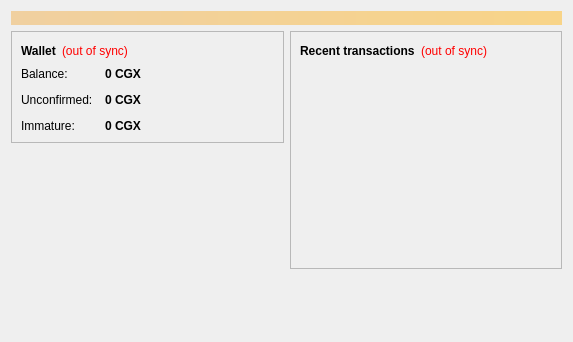
<?xml version="1.0" encoding="UTF-8"?>
<ui version="4.0">
 <class>OverviewPage</class>
 <widget class="QWidget" name="OverviewPage">
  <property name="geometry">
   <rect>
    <x>0</x>
    <y>0</y>
    <width>573</width>
    <height>342</height>
   </rect>
  </property>
  <property name="windowTitle">
   <string>Form</string>
  </property>
  <layout class="QVBoxLayout" name="topLayout">
   <item>
    <widget class="QLabel" name="labelAlerts">
     <property name="visible">
      <bool>false</bool>
     </property>
     <property name="styleSheet">
      <string notr="true">background-color: qlineargradient(x1: 0, y1: 0, x2: 1, y2: 0, stop:0 #F0D0A0, stop:1 #F8D488); color:#000000;</string>
     </property>
     <property name="wordWrap">
      <bool>true</bool>
     </property>
     <property name="margin">
      <number>3</number>
     </property>
    </widget>
   </item>
   <item>
    <layout class="QHBoxLayout" name="horizontalLayout" stretch="1,1">
     <item>
      <layout class="QVBoxLayout" name="verticalLayout_2">
       <item>
        <widget class="QFrame" name="frame">
         <property name="frameShape">
          <enum>QFrame::StyledPanel</enum>
         </property>
         <property name="frameShadow">
          <enum>QFrame::Raised</enum>
         </property>
         <layout class="QVBoxLayout" name="verticalLayout_4">
          <item>
           <layout class="QHBoxLayout" name="horizontalLayout_4">
            <item>
             <widget class="QLabel" name="label_5">
              <property name="font">
               <font>
                <weight>75</weight>
                <bold>true</bold>
               </font>
              </property>
              <property name="text">
               <string>Wallet</string>
              </property>
             </widget>
            </item>
            <item>
             <widget class="QLabel" name="labelWalletStatus">
              <property name="toolTip">
               <string>The displayed information may be out of date. Your wallet automatically synchronizes with the Cgxcoin network after a connection is established, but this process has not completed yet.</string>
              </property>
              <property name="styleSheet">
               <string notr="true">QLabel { color: red; }</string>
              </property>
              <property name="text">
               <string notr="true">(out of sync)</string>
              </property>
              <property name="alignment">
               <set>Qt::AlignLeading|Qt::AlignLeft|Qt::AlignVCenter</set>
              </property>
             </widget>
            </item>
            <item>
             <spacer name="horizontalSpacer_2">
              <property name="orientation">
               <enum>Qt::Horizontal</enum>
              </property>
              <property name="sizeHint" stdset="0">
               <size>
                <width>40</width>
                <height>20</height>
               </size>
              </property>
             </spacer>
            </item>
           </layout>
          </item>
          <item>
           <layout class="QFormLayout" name="formLayout_2">
            <property name="fieldGrowthPolicy">
             <enum>QFormLayout::AllNonFixedFieldsGrow</enum>
            </property>
            <property name="horizontalSpacing">
             <number>12</number>
            </property>
            <property name="verticalSpacing">
             <number>12</number>
            </property>
            <item row="0" column="0">
             <widget class="QLabel" name="label">
              <property name="text">
               <string>Balance:</string>
              </property>
             </widget>
            </item>
            <item row="0" column="1">
             <widget class="QLabel" name="labelBalance">
              <property name="font">
               <font>
                <weight>75</weight>
                <bold>true</bold>
               </font>
              </property>
              <property name="cursor">
               <cursorShape>IBeamCursor</cursorShape>
              </property>
              <property name="toolTip">
               <string>Your current balance</string>
              </property>
              <property name="text">
               <string notr="true">0 CGX</string>
              </property>
              <property name="textInteractionFlags">
               <set>Qt::LinksAccessibleByMouse|Qt::TextSelectableByKeyboard|Qt::TextSelectableByMouse</set>
              </property>
             </widget>
            </item>
            <item row="1" column="0">
             <widget class="QLabel" name="label_3">
              <property name="text">
               <string>Unconfirmed:</string>
              </property>
             </widget>
            </item>
            <item row="1" column="1">
             <widget class="QLabel" name="labelUnconfirmed">
              <property name="font">
               <font>
                <weight>75</weight>
                <bold>true</bold>
               </font>
              </property>
              <property name="cursor">
               <cursorShape>IBeamCursor</cursorShape>
              </property>
              <property name="toolTip">
               <string>Total of transactions that have yet to be confirmed, and do not yet count toward the current balance</string>
              </property>
              <property name="text">
               <string notr="true">0 CGX</string>
              </property>
              <property name="textInteractionFlags">
               <set>Qt::LinksAccessibleByMouse|Qt::TextSelectableByKeyboard|Qt::TextSelectableByMouse</set>
              </property>
             </widget>
            </item>
            <item row="2" column="0">
             <widget class="QLabel" name="labelImmatureText">
              <property name="text">
               <string>Immature:</string>
              </property>
             </widget>
            </item>
            <item row="2" column="1">
             <widget class="QLabel" name="labelImmature">
              <property name="font">
               <font>
                <weight>75</weight>
                <bold>true</bold>
               </font>
              </property>
              <property name="toolTip">
               <string>Mined balance that has not yet matured</string>
              </property>
              <property name="text">
               <string notr="true">0 CGX</string>
              </property>
              <property name="textInteractionFlags">
               <set>Qt::LinksAccessibleByMouse|Qt::TextSelectableByKeyboard|Qt::TextSelectableByMouse</set>
              </property>
             </widget>
            </item>
           </layout>
          </item>
         </layout>
        </widget>
       </item>
       <item>
        <spacer name="verticalSpacer">
         <property name="orientation">
          <enum>Qt::Vertical</enum>
         </property>
         <property name="sizeHint" stdset="0">
          <size>
           <width>20</width>
           <height>40</height>
          </size>
         </property>
        </spacer>
       </item>
      </layout>
     </item>
     <item>
      <layout class="QVBoxLayout" name="verticalLayout_3">
       <item>
        <widget class="QFrame" name="frame_2">
         <property name="frameShape">
          <enum>QFrame::StyledPanel</enum>
         </property>
         <property name="frameShadow">
          <enum>QFrame::Raised</enum>
         </property>
         <layout class="QVBoxLayout" name="verticalLayout">
          <item>
           <layout class="QHBoxLayout" name="horizontalLayout_2">
            <item>
             <widget class="QLabel" name="label_4">
              <property name="text">
               <string>&lt;b&gt;Recent transactions&lt;/b&gt;</string>
              </property>
             </widget>
            </item>
            <item>
             <widget class="QLabel" name="labelTransactionsStatus">
              <property name="toolTip">
               <string>The displayed information may be out of date. Your wallet automatically synchronizes with the Cgxcoin network after a connection is established, but this process has not completed yet.</string>
              </property>
              <property name="styleSheet">
               <string notr="true">QLabel { color: red; }</string>
              </property>
              <property name="text">
               <string notr="true">(out of sync)</string>
              </property>
              <property name="alignment">
               <set>Qt::AlignRight|Qt::AlignTrailing|Qt::AlignVCenter</set>
              </property>
             </widget>
            </item>
            <item>
             <spacer name="horizontalSpacer">
              <property name="orientation">
               <enum>Qt::Horizontal</enum>
              </property>
              <property name="sizeHint" stdset="0">
               <size>
                <width>40</width>
                <height>20</height>
               </size>
              </property>
             </spacer>
            </item>
           </layout>
          </item>
          <item>
           <widget class="QListView" name="listTransactions">
            <property name="styleSheet">
             <string notr="true">QListView { background: transparent; }</string>
            </property>
            <property name="frameShape">
             <enum>QFrame::NoFrame</enum>
            </property>
            <property name="verticalScrollBarPolicy">
             <enum>Qt::ScrollBarAlwaysOff</enum>
            </property>
            <property name="horizontalScrollBarPolicy">
             <enum>Qt::ScrollBarAlwaysOff</enum>
            </property>
            <property name="selectionMode">
             <enum>QAbstractItemView::NoSelection</enum>
            </property>
           </widget>
          </item>
         </layout>
        </widget>
       </item>
       <item>
        <spacer name="verticalSpacer_2">
         <property name="orientation">
          <enum>Qt::Vertical</enum>
         </property>
         <property name="sizeHint" stdset="0">
          <size>
           <width>20</width>
           <height>40</height>
          </size>
         </property>
        </spacer>
       </item>
      </layout>
     </item>
    </layout>
   </item>
  </layout>
 </widget>
 <resources/>
 <connections/>
</ui>
